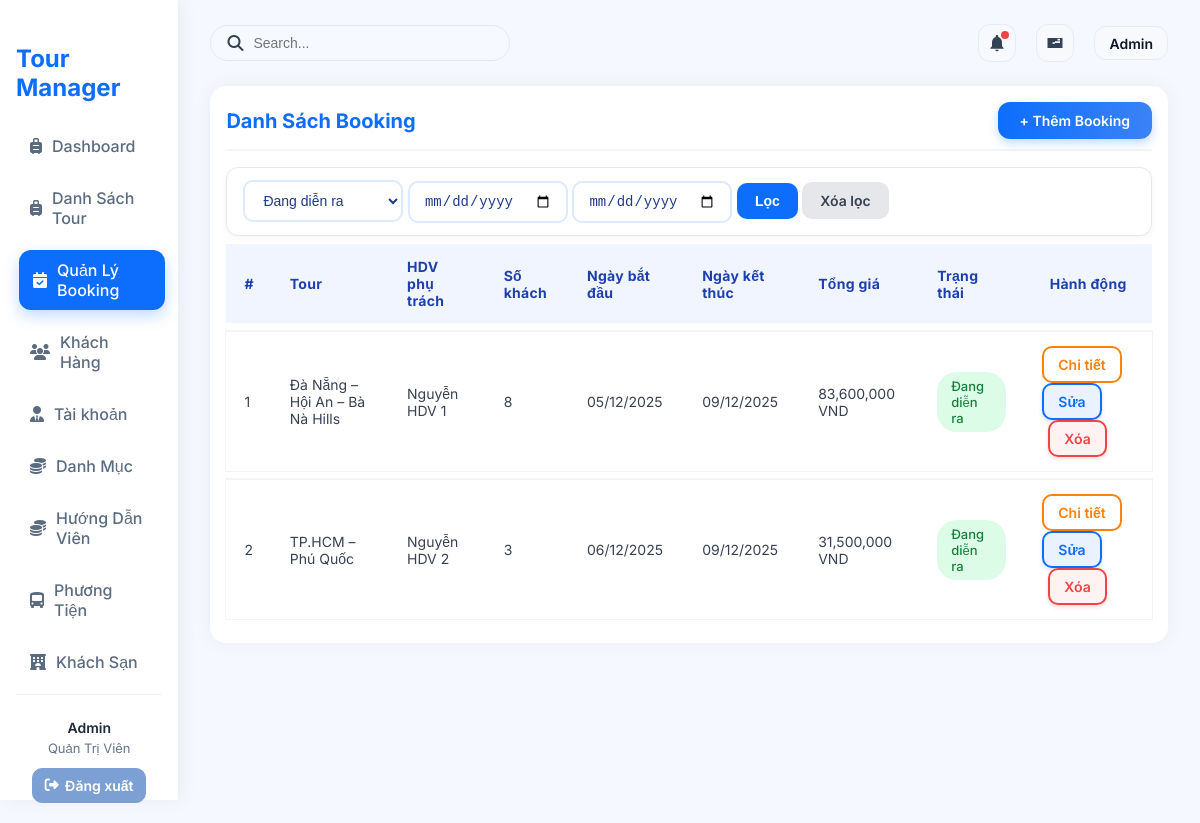
The page /?action=admin-listBooking&status=dang_dien_ra (signed in) on the database as committed earlier.
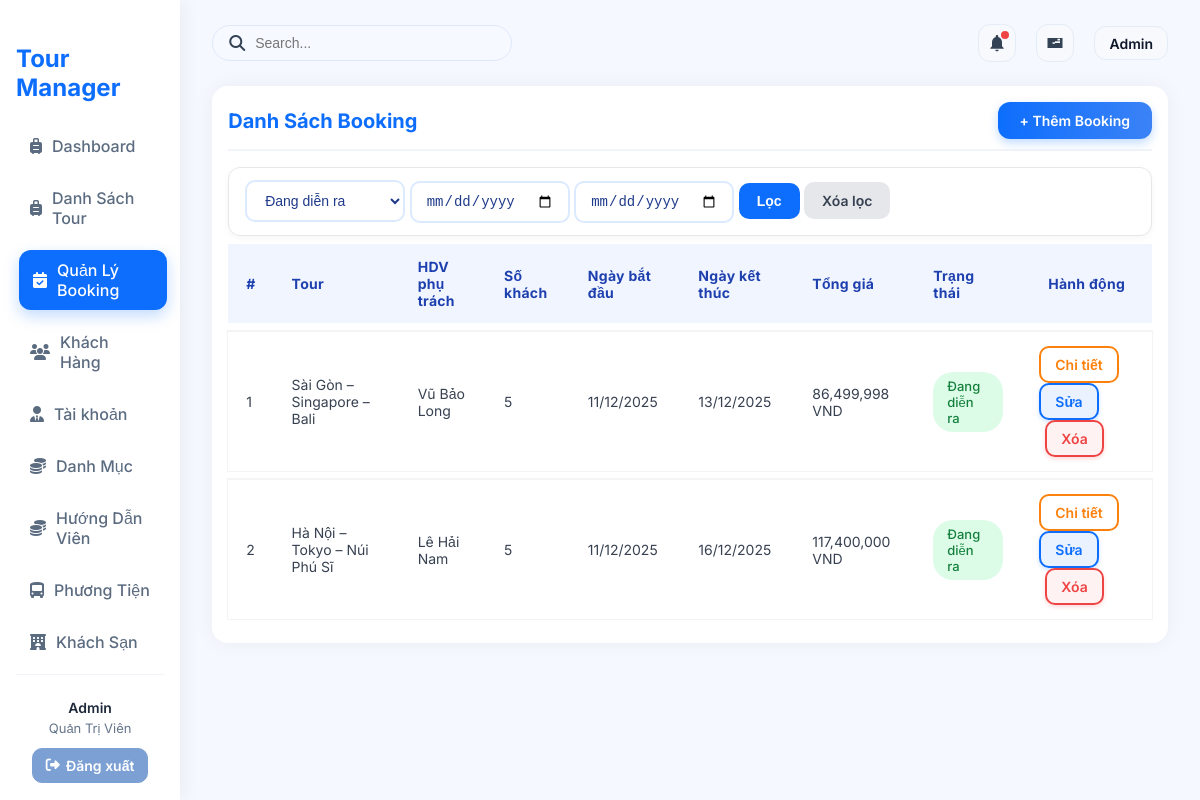
The same page on the database as committed later.
### tables this page shows
CREATE TABLE `bookings` (
  `booking_id` int NOT NULL,
  `tour_id` int DEFAULT NULL,
  `guide_id` int DEFAULT NULL,
  `hotel_id` int DEFAULT NULL,
  `vehicle_id` int DEFAULT NULL,
  `status` enum('sap_dien_ra','dang_dien_ra','cho_xac_nhan_ket_thuc','da_hoan_thanh','da_huy') NOT NULL DEFAULT 'sap_dien_ra',
  `report` text,
  `created_at` timestamp NULL DEFAULT CURRENT_TIMESTAMP,
  `start_date` date DEFAULT NULL,
  `end_date` date DEFAULT NULL,
  `total_price` decimal(12,2) NOT NULL DEFAULT '0.00',
  `note` text
);

CREATE TABLE `tours` (
  `tour_id` int NOT NULL,
  `tour_name` varchar(150) NOT NULL,
  `description` text,
  `price_adult` int NOT NULL DEFAULT '0',
  `price_child` int NOT NULL DEFAULT '0',
  `days` int NOT NULL DEFAULT '1',
  `category_id` int DEFAULT NULL,
  `tour_images` varchar(255) DEFAULT NULL
);

### controllers/BookingController.php (called while the page is built, shortened)
<?php
class BookingController
{
    public $bookingQuery;
    function __construct()
    {
        $this->bookingQuery = new BookingQuery();
    }
    public function listBooking()
    {
        $status = $_GET['status'] ?? '';
        $from = $_GET['from'] ?? '';
        $to   = $_GET['to'] ?? '';
        $bookings = $this->bookingQuery->getBookingsByAdvancedFilter($status, $from, $to);
        require './views/Booking/listBooking.php';
    }
}
?>

### routes/index.php (called while the page is built)
<?php
$action = $_GET['action'] ?? '/';
match ($action) {
    '/' => (new AuthController)->home(),
    'admin' => require './views/admin.php',
    'login' => (new AuthController)->login(),
    'logout' => (new AuthController)->logout(),
    'admin-listTours' => require './views/admin.php',
    'admin-createTours' => require './views/admin.php',
    'admin-updateTours' => require './views/admin.php',
    'admin-listUsers' => require './views/admin.php',
    'admin-createUsers' => require './views/admin.php',
    'admin-updateUsers' => require './views/admin.php',
    'admin-listCategory' => require './views/admin.php',
    'admin-createCategory' => require './views/admin.php',
    'admin-updateCategory' => require './views/admin.php',
    'admin-listCustomer' => require './views/admin.php',
    'admin-createCustomer' => require './views/admin.php',
    'admin-updateCustomer' => require './views/admin.php',
    'admin-listDiscount' => require './views/admin.php',
    'admin-createDiscount' => require './views/admin.php',
    'admin-updateDiscount' => require './views/admin.php',
    'admin-listGuide' => require './views/admin.php',
    'admin-createGuide' => require './views/admin.php',
    'admin-updateGuide' => require './views/admin.php',
    'admin-listTourGuide' => require './views/admin.php',
    'admin-createTourGuide' => require './views/admin.php',
    'admin-updateTourGuide' => require './views/admin.php',
    'admin-listHotel' => require './views/admin.php',
    'admin-createHotel' => require './views/admin.php',
    'admin-updateHotel' => require './views/admin.php',
    'admin-listVehicles' => require './views/admin.php',
    'admin-createVehicles' => require './views/admin.php',
    'admin-updateVehicles' => require './views/admin.php',
    'admin-listReport' => require './views/admin.php',
    'admin-createReport' => require './views/admin.php',
    'admin-updateReport' => require './views/admin.php',
    default => require './views/admin.php',
};

### index.php (called while the page is built, shortened)
<?php
spl_autoload_register(function ($class) {
    $fileName = "$class.php";
    $fileModel              = PATH_MODEL . $fileName;
});
require_once './routes/index.php';

### models/BaseModel.php (called while the page is built, shortened)
<?php
class BaseModel
{
    public function __construct()
    {
        $dsn = sprintf('mysql:host=%s;port=%s;dbname=%s;charset=utf8', DB_HOST, DB_PORT, DB_NAME);
        try {
            $this->pdo = new PDO($dsn, DB_USERNAME, DB_PASSWORD, DB_OPTIONS);
        } catch (PDOException $e) {
            die("Kết nối cơ sở dữ liệu thất bại: {$e->getMessage()}. Vui lòng thử lại sau.");
        }
    }
}

### models/BookingQuery.php (called while the page is built, shortened)
<?php
class BookingQuery extends BaseModel
{
    public function updateAutoStatus()
    {
        $today = date('Y-m-d');
        $this->pdo->query("
            UPDATE bookings
            SET status = 'sap_dien_ra'
            WHERE status IN ('sap_dien_ra','dang_dien_ra','cho_xac_nhan_ket_thuc')
            AND '$today' < start_date
        ");
        $this->pdo->query("
            UPDATE bookings
            SET status = 'dang_dien_ra'
            WHERE status IN ('sap_dien_ra','dang_dien_ra','cho_xac_nhan_ket_thuc')
            AND '$today' >= start_date
            AND '$today' <= end_date
        ");
        $this->pdo->query("
            UPDATE bookings
            SET status = 'cho_xac_nhan_ket_thuc'
            WHERE status IN ('sap_dien_ra','dang_dien_ra','cho_xac_nhan_ket_thuc')
            AND '$today' > end_date
        ");
    }
    public function getBookingsByAdvancedFilter($status, $from, $to)
    {
        $sql = "SELECT
                    b.*,
                    t.tour_name,
                    h.service_name AS hotel_name,
                    v.service_name AS vehicle_name,
                    u.name AS guide_name,
                    (SELECT COUNT(*) FROM booking_customers bc WHERE bc.booking_id = b.booking_id) AS total_customers,
                    (IFNULL((SELECT SUM(bc.price_per_customer)
                            FROM booking_customers bc
                            WHERE bc.booking_id = b.booking_id), 0)
                    +
                    IFNULL((SELECT SUM(bsc.segment_price_per_customer)
                            FROM booking_segment_customers bsc
                            WHERE bsc.booking_id = b.booking_id), 0)) AS total_price
                FROM bookings b
                LEFT JOIN tours t ON b.tour_id = t.tour_id
                LEFT JOIN hotels h ON b.hotel_id = h.hotel_service_id
                LEFT JOIN vehicles v ON b.vehicle_id = v.vehicle_service_id
                LEFT JOIN guides g ON b.guide_id = g.guide_id
                LEFT JOIN users u ON g.user_id = u.user_id
                WHERE 1 ";
        $params = [];
        if (!empty($status)) {
            $sql .= " AND b.status = :status ";
            $params['status'] = $status;
        }
        $sql .= " GROUP BY b.booking_id ";
        $sql .= " ORDER BY
                    CASE b.status
                        WHEN 'dang_dien_ra' THEN 1
                        WHEN 'cho_xac_nhan_ket_thuc' THEN 2
                        WHEN 'sap_dien_ra' THEN 3
                        WHEN 'da_hoan_thanh' THEN 4
                        WHEN 'da_huy' THEN 5
                        ELSE 6
                    END,
                    b.booking_id DESC ";
        $stmt = $this->pdo->prepare($sql);
        $stmt->execute($params);
        return $stmt->fetchAll(PDO::FETCH_ASSOC);
    }
}
?>

### views/Booking/ListBooking.php (the view, shortened to what the rows shown need)
<div class="main-content p-4">
    <div class="table-container">
        <div class="admin-table-container">
            <table class="table table-striped align-middle">
                <thead>
                    <tr>
                        <th>#</th>
                        <th>Tour</th>
                        <th>HDV phụ trách</th>
                        <th>Số khách</th>
                        <th>Ngày bắt đầu</th>
                        <th>Ngày kết thúc</th>
                        <th>Tổng giá</th>
                        <th>Trạng thái</th>
                        <th style="text-align: center;">Hành động</th>
                    </tr>
                </thead>
                <tbody>
                    <?php $i = 1; foreach ($bookings as $b):
                    ?>
                    <tr>
                        <td><?= $i++; ?></td>
                        <td><?= htmlspecialchars($b['tour_name']); ?></td>
                        <td><?= htmlspecialchars($b['guide_name']); ?></td>
                        <td><?= htmlspecialchars($b['total_customers']); ?></td>
                        <td><?= date('d/m/Y', strtotime($b['start_date'])); ?></td>
                        <td><?= empty($b['end_date']) ? '' : date('d/m/Y', strtotime($b['end_date'])); ?></td>
                        <td><?= number_format($b['total_price']) . ' VND'?></td>
                        <td>
                            <?php if ($b['status'] == 'sap_dien_ra'): ?>
                            <span class="badge badge-warning-soft">Sắp diễn ra</span>
                            <?php elseif ($b['status'] == 'dang_dien_ra'): ?>
                            <span class="badge badge-success-soft">Đang diễn ra</span>
                            <?php elseif ($b['status'] == 'cho_xac_nhan_ket_thuc'): ?>
                            <span class="badge badge-info-soft">Chờ xác nhận</span>
                            <?php elseif ($b['status'] == 'da_hoan_thanh'): ?>
                            <span class="badge badge-primary-soft">Đã hoàn thành</span>
                            <?php elseif ($b['status'] == 'da_huy'): ?>
                            <span class="badge badge-danger-soft">Đã hủy</span>
                            <?php endif; ?>
                        </td>
                        <td>
                            <a href="?action=admin-detailBooking&id=<?= $b['booking_id']; ?>"
                                class="btn btn-sm btn-outline-detail">Chi tiết</a>
                            <a href="?action=admin-updateBooking&id=<?= $b['booking_id']; ?>"
                                class="btn btn-sm btn-outline-success">Sửa</a>
                            <a href="?action=admin-deleteBooking&id=<?= $b['booking_id']; ?>"
                                onclick="return confirm('Xác nhận xóa booking này?')"
                                class="btn btn-sm btn-outline-danger">Xóa</a>
                        </td>
                    </tr>
                    <?php endforeach; ?>
                </tbody>
            </table>
        </div>
    </div>
</div>

Rows that differ between the two databases and show on the page:
removed bookings: tour.tour_name "Đà Nẵng – Hội An – Bà Nà Hills", guide_name "Nguyễn HDV 1", total_customers "8", start_date "05/12/2025", end_date "09/12/2025", total_price "83,600,000", status "Đang diễn ra"
removed bookings: tour.tour_name "TP.HCM – Phú Quốc", guide_name "Nguyễn HDV 2", total_customers "3", start_date "06/12/2025", end_date "09/12/2025", total_price "31,500,000", status "Đang diễn ra"
added bookings: tour.tour_name "Sài Gòn – Singapore – Bali", guide_name "Vũ Bảo Long", total_customers "5", start_date "11/12/2025", end_date "13/12/2025", total_price "86,499,998", status "Đang diễn ra"
added bookings: tour.tour_name "Hà Nội – Tokyo – Núi Phú Sĩ", guide_name "Lê Hải Nam", total_customers "5", start_date "11/12/2025", end_date "16/12/2025", total_price "117,400,000", status "Đang diễn ra"
